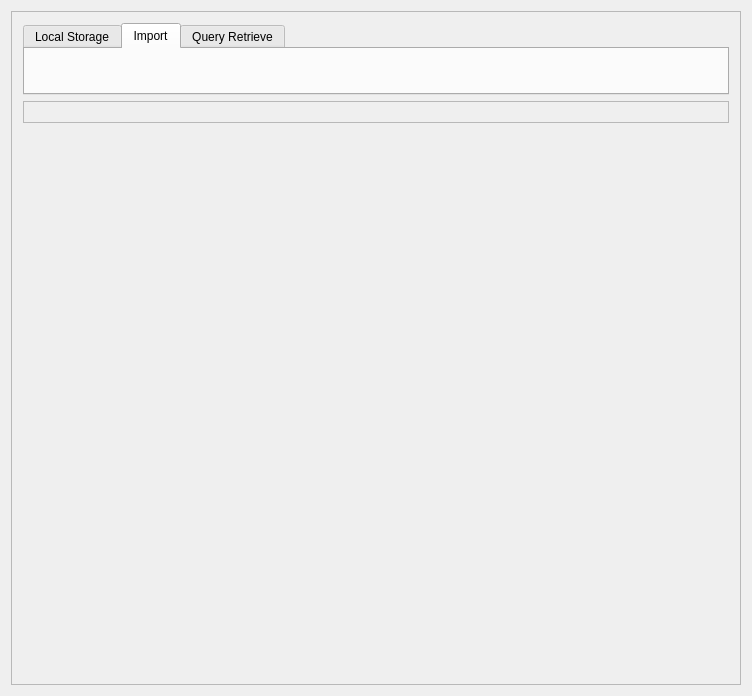
<?xml version="1.0" encoding="UTF-8"?>
<ui version="4.0">
 <class>QmitkDicomBrowserControls</class>
 <widget class="QWidget" name="QmitkDicomBrowserControls">
  <property name="geometry">
   <rect>
    <x>0</x>
    <y>0</y>
    <width>752</width>
    <height>696</height>
   </rect>
  </property>
  <property name="sizePolicy">
   <sizepolicy hsizetype="Expanding" vsizetype="Expanding">
    <horstretch>0</horstretch>
    <verstretch>0</verstretch>
   </sizepolicy>
  </property>
  <property name="minimumSize">
   <size>
    <width>0</width>
    <height>0</height>
   </size>
  </property>
  <property name="acceptDrops">
   <bool>false</bool>
  </property>
  <property name="windowTitle">
   <string>QmitkTemplate</string>
  </property>
  <layout class="QHBoxLayout" name="horizontalLayout_2">
   <item>
    <widget class="QScrollArea" name="scrollArea">
     <property name="widgetResizable">
      <bool>true</bool>
     </property>
     <widget class="QWidget" name="scrollAreaWidgetContents_2">
      <property name="geometry">
       <rect>
        <x>0</x>
        <y>0</y>
        <width>738</width>
        <height>682</height>
       </rect>
      </property>
      <property name="sizePolicy">
       <sizepolicy hsizetype="Expanding" vsizetype="Expanding">
        <horstretch>0</horstretch>
        <verstretch>0</verstretch>
       </sizepolicy>
      </property>
      <layout class="QVBoxLayout" name="verticalLayout">
       <item>
        <widget class="QTabWidget" name="tabWidget">
         <property name="enabled">
          <bool>true</bool>
         </property>
         <property name="sizePolicy">
          <sizepolicy hsizetype="Preferred" vsizetype="Preferred">
           <horstretch>0</horstretch>
           <verstretch>0</verstretch>
          </sizepolicy>
         </property>
         <property name="styleSheet">
          <string notr="true"/>
         </property>
         <property name="tabPosition">
          <enum>QTabWidget::North</enum>
         </property>
         <property name="tabShape">
          <enum>QTabWidget::Rounded</enum>
         </property>
         <property name="currentIndex">
          <number>1</number>
         </property>
         <property name="iconSize">
          <size>
           <width>32</width>
           <height>32</height>
          </size>
         </property>
         <widget class="QWidget" name="tabWidgetPage1">
          <property name="sizePolicy">
           <sizepolicy hsizetype="Preferred" vsizetype="Preferred">
            <horstretch>0</horstretch>
            <verstretch>0</verstretch>
           </sizepolicy>
          </property>
          <attribute name="icon">
           <iconset resource="../../resources/dicom.qrc">
            <normaloff>:/org.mitk.gui.qt.dicom/drive-harddisk_32.png</normaloff>:/org.mitk.gui.qt.dicom/drive-harddisk_32.png</iconset>
          </attribute>
          <attribute name="title">
           <string>Local Storage</string>
          </attribute>
          <attribute name="toolTip">
           <string>Manage your local dicom imports</string>
          </attribute>
          <layout class="QVBoxLayout" name="verticalLayout_3">
           <item>
            <widget class="QmitkDicomLocalStorageWidget" name="internalDataWidget" native="true">
             <property name="sizePolicy">
              <sizepolicy hsizetype="Preferred" vsizetype="Preferred">
               <horstretch>0</horstretch>
               <verstretch>0</verstretch>
              </sizepolicy>
             </property>
            </widget>
           </item>
          </layout>
         </widget>
         <widget class="QWidget" name="tabWidgetPage2">
          <property name="sizePolicy">
           <sizepolicy hsizetype="Preferred" vsizetype="Preferred">
            <horstretch>0</horstretch>
            <verstretch>0</verstretch>
           </sizepolicy>
          </property>
          <attribute name="icon">
           <iconset resource="../../resources/dicom.qrc">
            <normaloff>:/org.mitk.gui.qt.dicom/import_32.png</normaloff>
            <selectedon>:/org.mitk.gui.qt.dicom/import_32.png</selectedon>:/org.mitk.gui.qt.dicom/import_32.png</iconset>
          </attribute>
          <attribute name="title">
           <string>Import</string>
          </attribute>
          <attribute name="toolTip">
           <string>Import dicom data from any hard drive</string>
          </attribute>
          <layout class="QVBoxLayout" name="verticalLayout_9">
           <item>
            <widget class="QmitkDicomExternalDataWidget" name="externalDataWidget" native="true">
             <property name="sizePolicy">
              <sizepolicy hsizetype="Preferred" vsizetype="Preferred">
               <horstretch>0</horstretch>
               <verstretch>0</verstretch>
              </sizepolicy>
             </property>
            </widget>
           </item>
          </layout>
         </widget>
         <widget class="QWidget" name="tabWidgetPage3">
          <property name="sizePolicy">
           <sizepolicy hsizetype="Preferred" vsizetype="Preferred">
            <horstretch>0</horstretch>
            <verstretch>0</verstretch>
           </sizepolicy>
          </property>
          <attribute name="icon">
           <iconset resource="../../resources/dicom.qrc">
            <normaloff>:/org.mitk.gui.qt.dicom/network-workgroup_32.png</normaloff>:/org.mitk.gui.qt.dicom/network-workgroup_32.png</iconset>
          </attribute>
          <attribute name="title">
           <string>Query Retrieve</string>
          </attribute>
          <attribute name="toolTip">
           <string>Query and retrieve dicom data from server</string>
          </attribute>
          <layout class="QVBoxLayout" name="verticalLayout_12">
           <item>
            <widget class="QLabel" name="label">
             <property name="sizePolicy">
              <sizepolicy hsizetype="Preferred" vsizetype="Fixed">
               <horstretch>0</horstretch>
               <verstretch>0</verstretch>
              </sizepolicy>
             </property>
             <property name="styleSheet">
              <string notr="true">color: rgb(255, 0, 0);</string>
             </property>
             <property name="text">
              <string>Warning: This is currently an experimental feature!</string>
             </property>
            </widget>
           </item>
           <item>
            <widget class="ctkDICOMQueryRetrieveWidget" name="m_ctkDICOMQueryRetrieveWidget" native="true">
             <property name="sizePolicy">
              <sizepolicy hsizetype="Preferred" vsizetype="Preferred">
               <horstretch>0</horstretch>
               <verstretch>0</verstretch>
              </sizepolicy>
             </property>
            </widget>
           </item>
          </layout>
         </widget>
        </widget>
       </item>
       <item>
        <widget class="QFrame" name="frame_2">
         <property name="sizePolicy">
          <sizepolicy hsizetype="Preferred" vsizetype="Preferred">
           <horstretch>0</horstretch>
           <verstretch>0</verstretch>
          </sizepolicy>
         </property>
         <property name="frameShape">
          <enum>QFrame::StyledPanel</enum>
         </property>
         <property name="frameShadow">
          <enum>QFrame::Raised</enum>
         </property>
         <layout class="QHBoxLayout" name="horizontalLayout">
          <property name="spacing">
           <number>0</number>
          </property>
          <property name="margin">
           <number>0</number>
          </property>
          <item>
           <spacer name="horizontalSpacer_2">
            <property name="orientation">
             <enum>Qt::Horizontal</enum>
            </property>
            <property name="sizeType">
             <enum>QSizePolicy::Minimum</enum>
            </property>
            <property name="sizeHint" stdset="0">
             <size>
              <width>4</width>
              <height>20</height>
             </size>
            </property>
           </spacer>
          </item>
          <item>
           <widget class="QLabel" name="StoreSCPStatusLabel">
            <property name="sizePolicy">
             <sizepolicy hsizetype="Preferred" vsizetype="Preferred">
              <horstretch>0</horstretch>
              <verstretch>0</verstretch>
             </sizepolicy>
            </property>
            <property name="text">
             <string/>
            </property>
            <property name="textFormat">
             <enum>Qt::RichText</enum>
            </property>
           </widget>
          </item>
          <item>
           <spacer name="horizontalSpacer">
            <property name="orientation">
             <enum>Qt::Horizontal</enum>
            </property>
            <property name="sizeHint" stdset="0">
             <size>
              <width>40</width>
              <height>20</height>
             </size>
            </property>
           </spacer>
          </item>
         </layout>
        </widget>
       </item>
       <item>
        <spacer name="verticalSpacer">
         <property name="orientation">
          <enum>Qt::Vertical</enum>
         </property>
         <property name="sizeHint" stdset="0">
          <size>
           <width>20</width>
           <height>40</height>
          </size>
         </property>
        </spacer>
       </item>
      </layout>
     </widget>
    </widget>
   </item>
  </layout>
 </widget>
 <layoutdefault spacing="6" margin="11"/>
 <customwidgets>
  <customwidget>
   <class>ctkDICOMQueryRetrieveWidget</class>
   <extends>QWidget</extends>
   <header>ctkDICOMQueryRetrieveWidget.h</header>
   <container>1</container>
  </customwidget>
  <customwidget>
   <class>QmitkDicomLocalStorageWidget</class>
   <extends>QWidget</extends>
   <header>QmitkDicomLocalStorageWidget.h</header>
   <container>1</container>
  </customwidget>
  <customwidget>
   <class>QmitkDicomExternalDataWidget</class>
   <extends>QWidget</extends>
   <header>QmitkDicomExternalDataWidget.h</header>
   <container>1</container>
  </customwidget>
 </customwidgets>
 <resources>
  <include location="../../resources/dicom.qrc"/>
 </resources>
 <connections/>
 <slots>
  <slot>OnChangePage(int)</slot>
 </slots>
</ui>
